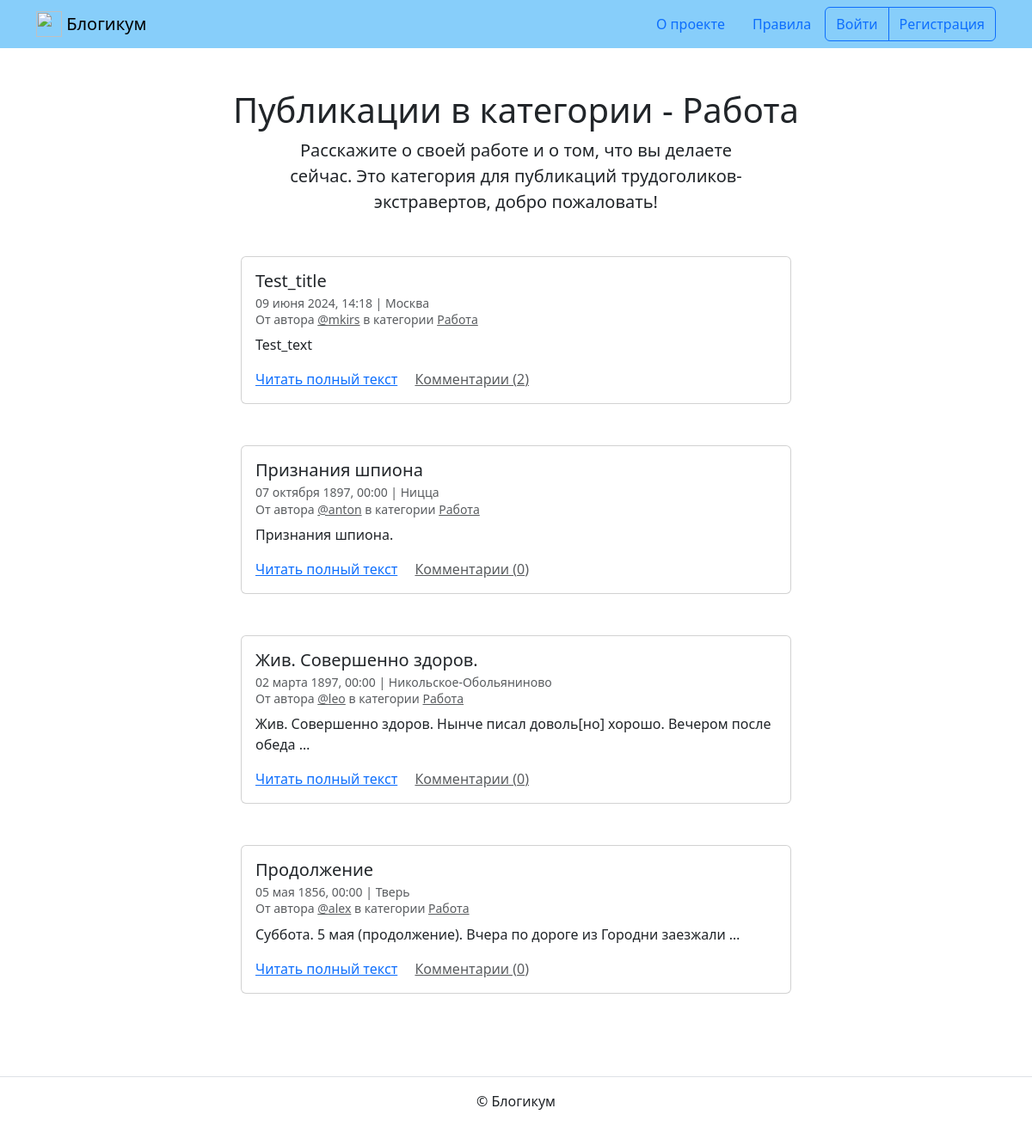
Page /category/work/ on the committed database.
### blog/models.py (models this page shows, shortened)
class BaseModel(models.Model):
    is_published = models.BooleanField(
        default=True,
        verbose_name='Опубликовано',
        help_text='Снимите галочку, чтобы скрыть публикацию.'
    )
    created_at = models.DateTimeField(
        auto_now_add=True,
        verbose_name='Добавлено'
    )
    class Meta:
        abstract = True

class Category(BaseModel):
    title = models.CharField(
        max_length=settings.MAX_LENGTH,
        verbose_name='Заголовок'
    )
    description = models.TextField(verbose_name='Описание')
    slug = models.SlugField(
        unique=True,
        verbose_name='Идентификатор',
        help_text=(
            'Идентификатор страницы для URL; '
            'разрешены символы латиницы, цифры, дефис и подчёркивание.'
        )
    )
    class Meta:
        verbose_name = 'категория'
        verbose_name_plural = 'Категории'

class Post(BaseModel):
    title = models.CharField(
        max_length=settings.MAX_LENGTH,
        verbose_name='Заголовок'
    )
    text = models.TextField(verbose_name='Текст')
    pub_date = models.DateTimeField(
        verbose_name='Дата и время публикации',
        help_text=(
            'Если установить дату и время в будущем '
            '— можно делать отложенные публикации.'
        )
    )
    image = models.ImageField('Фото', upload_to='posts_images', blank=True)
    author = models.ForeignKey(
        User,
        on_delete=models.CASCADE,
        verbose_name='Автор публикации',
        related_name='posts'
    )
    location = models.ForeignKey(
        Location,
        on_delete=models.SET_NULL,
        null=True,
        verbose_name='Местоположение'
    )
    category = models.ForeignKey(
        Category,
        on_delete=models.SET_NULL,
        null=True,
        verbose_name='Категория',
        related_name='posts'
    )
    objects = PostQuerySet.as_manager()
    published = PublishedPostManager()
    class Meta:
        verbose_name = 'публикация'
        verbose_name_plural = 'Публикации'
        ordering = ['-pub_date']

class Location(BaseModel):
    name = models.CharField(
        max_length=settings.MAX_LENGTH,
        verbose_name='Название места'
    )
    class Meta:
        verbose_name = 'местоположение'
        verbose_name_plural = 'Местоположения'

### blog/views.py (the view)
class CategoryListView(PaginateMixin, ListView):
    slug_url_kwarg = 'category_slug'
    template_name = 'blog/category.html'
    def get_queryset(self):
        category = get_object_or_404(
            Category, slug=self.kwargs[self.slug_url_kwarg], is_published=True
        )
        return category.posts.published()
    def get_context_data(self, **kwargs):
        context = super().get_context_data(**kwargs)
        context['category'] = get_object_or_404(
            Category, slug=self.kwargs['category_slug']
        )
        return context

### blog/models.py (called while the page is built)
    def published(self):
        return self.filter(
            is_published=True,
            category__is_published=True,
            pub_date__lte=timezone.now(),
        ).order_by('-pub_date').annotate(comment_count=Count('comments'))

### templates/blog/category.html (shortened to what this page needs)
{% extends "base.html" %}
{% block content %}
  <h1 class="text-center">Публикации в категории - {{ category.title }}</h1>
  <p class="col-6 offset-3 mb-5 lead text-center">{{ category.description }}</p>
  {% for post in page_obj %}
    <article class="mb-5">
      {% include "includes/post_card.html" %}
    </article>
  {% endfor %}
{% endblock %}

### templates/includes/post_card.html (shortened to what this page needs)
<div class="col d-flex justify-content-center">
  <div class="card" style="width: 40rem;">
    <div class="card-body">
      <h5 class="card-title">{{ post.title }}</h5>
      <h6 class="card-subtitle mb-2 text-muted">
        <small>
          {{ post.pub_date|date:"d E Y, H:i" }} | {% if post.location and post.location.is_published %}{{ post.location.name }}{% else %}Планета Земля{% endif %}<br>
          От автора <a class="text-muted" href="{% url 'blog:profile' post.author.username %}">@{{ post.author.username }}</a> в
          категории {% include "includes/category_link.html" %}
        </small>
      </h6>
      <p class="card-text">{{ post.text|truncatewords:10 }}</p>
      <a href="{% url 'blog:post_detail' post.id %}" class="card-link">Читать полный текст</a>
      <a href="{% url 'blog:post_detail' post.id %}" class="card-link text-muted">Комментарии ({{ post.comment_count }})</a>
    </div>
  </div>
</div>

### templates/includes/category_link.html
<a class="text-muted" href="{% url 'blog:category_posts' post.category.slug %}">
  {{ post.category.title }}
</a>

### rows in the picture
Category: title "Работа", description "Расскажите о своей работе и о том, что вы делаете сейчас. Это категория для публикаций трудоголиков-экстравертов, добро пожаловать!"
Post: title "Test_title", pub_date "09 июня 2024, 14:18", location.name "Москва", author.username "mkirs", category "Работа", text "Test_text", comment_count "2"
Post: title "Признания шпиона", pub_date "07 октября 1897, 00:00", location.name "Ницца", author.username "anton", category "Работа", text "Признания шпиона.", comment_count "0"
Post: title "Жив. Совершенно здоров.", pub_date "02 марта 1897, 00:00", location.name "Никольское-Обольяниново", author.username "leo", category "Работа", text "Жив. Совершенно здоров. Нынче писал доволь[но] хорошо. Вечером после обеда …", comment_count "0"
Post: title "Продолжение", pub_date "05 мая 1856, 00:00", location.name "Тверь", author.username "alex", category "Работа", text "Суббота. 5 мая (продолжение). Вчера по дороге из Городни заезжали …", comment_count "0"
